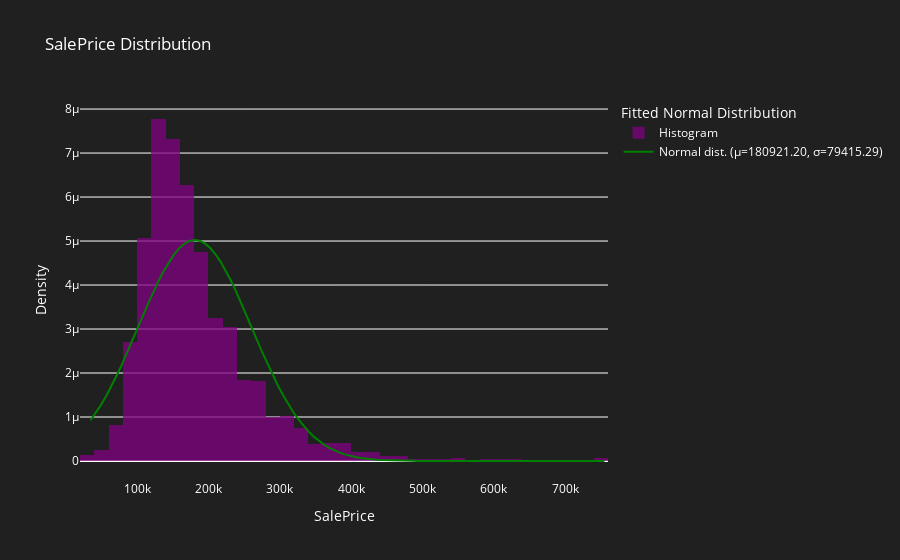
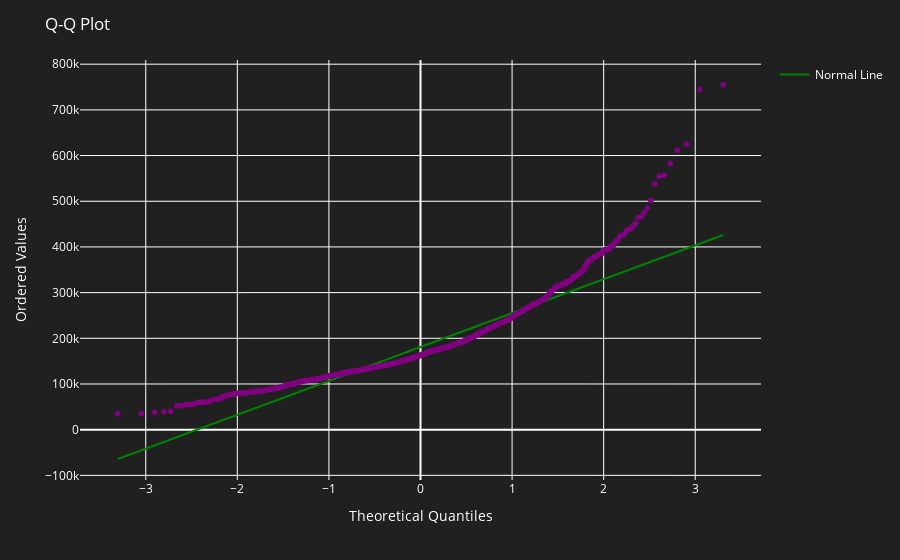

The code cell stored with these charts, in order, in its notebook:
### Code cell
qq_data = stats.probplot(df['SalePrice'], dist="norm")
qq_fig = px.scatter(x=qq_data[0][0], y=qq_data[0][1],labels={'x': 'Theoretical Quantiles', 'y': 'Ordered Values'}, color_discrete_sequence=["purple"])
qq_fig.update_layout(
    title="Q-Q Plot",
    plot_bgcolor='rgba(32, 32, 32, 1)',
    paper_bgcolor='rgba(32, 32, 32, 1)',
    font=dict(color='white')
    )

# Calculate the best fitting line
# y=ax + b
slope, intercept, r_value, p_value, std_err = stats.linregress(qq_data[0][0], qq_data[0][1])

line_x = np.array(qq_data[0][0])
line_y =  slope * line_x + intercept

line_data = go.Scatter(x=line_x, y=line_y, mode="lines", name="Normal Line", line=dict(color="green"))

# Update Q-Q Plot

qq_fig.add_trace(line_data)
fig.show()
qq_fig.show()
qq_data

### Figure 1 — Plotly figure (JSON) as saved in the notebook; plotly's stock layout.template omitted (floating-point values rounded to 4 significant figures; data arrays with more than 128 entries replaced by an {"elided": "..."} marker saying what was removed)
{"data": [{"histnorm": "probability density", "marker": {"color": "purple"}, "name": "Histogram", "nbinsx": 50, "opacity": 0.75, "type": "histogram", "x": {"elided": "1460 int values"}}, {"line": {"color": "green"}, "mode": "lines", "name": "Normal dist. (μ=180921.20, σ=79415.29)", "type": "scatter", "x": [34900, 42170.0, 49450.0, 56720.0, 63990.0, 71270.0, 78540.0, 85820.0, 93090.0, 100400.0, 107600.0, 114900.0, 122200.0, 129500.0, 136700.0, 144000.0, 151300.0, 158600.0, 165800.0, 173100.0, 180400.0, 187600.0, 194900.0, 202200.0, 209500.0, 216700.0, 224000.0, 231300.0, 238600.0, 245800.0, 253100.0, 260400.0, 267700.0, 274900.0, 282200.0, 289500.0, 296800.0, 304000.0, 311300.0, 318600.0, 325800.0, 333100.0, 340400.0, 347700.0, 354900.0, 362200.0, 369500.0, 376800.0, 384000.0, 391300.0, 398600.0, 405900.0, 413100.0, 420400.0, 427700.0, 435000.0, 442200.0, 449500.0, 456800.0, 464100.0, 471300.0, 478600.0, 485900.0, 493100.0, 500400.0, 507700.0, 515000.0, 522200.0, 529500.0, 536800.0, 544100.0, 551300.0, 558600.0, 565900.0, 573200.0, 580400.0, 587700.0, 595000.0, 602300.0, 609500.0, 616800.0, 624100.0, 631300.0, 638600.0, 645900.0, 653200.0, 660400.0, 667700.0, 675000.0, 682300.0, 689500.0, 696800.0, 704100.0, 711400.0, 718600.0, 725900.0, 733200.0, 740500.0, 747700.0, 755000], "y": [9.265e-07, 1.092e-06, 1.276e-06, 1.479e-06, 1.699e-06, 1.937e-06, 2.188e-06, 2.452e-06, 2.725e-06, 3.003e-06, 3.282e-06, 3.556e-06, 3.821e-06, 4.072e-06, 4.303e-06, 4.509e-06, 4.685e-06, 4.828e-06, 4.934e-06, 4.999e-06, 5.023e-06, 5.006e-06, 4.946e-06, 4.846e-06, 4.709e-06, 4.538e-06, 4.336e-06, 4.108e-06, 3.86e-06, 3.597e-06, 3.323e-06, 3.045e-06, 2.767e-06, 2.493e-06, 2.227e-06, 1.973e-06, 1.734e-06, 1.511e-06, 1.305e-06, 1.118e-06, 9.502e-07, 8.006e-07, 6.689e-07, 5.542e-07, 4.553e-07, 3.71e-07, 2.997e-07, 2.401e-07, 1.908e-07, 1.503e-07, 1.174e-07, 9.097e-08, 6.989e-08, 5.324e-08, 4.022e-08, 3.014e-08, 2.239e-08, 1.649e-08, 1.205e-08, 8.729e-09, 6.271e-09, 4.467e-09, 3.156e-09, 2.211e-09, 1.536e-09, 1.058e-09, 7.228e-10, 4.896e-10, 3.289e-10, 2.191e-10, 1.447e-10, 9.482e-11, 6.159e-11, 3.968e-11, 2.534e-11, 1.605e-11, 1.009e-11, 6.282e-12, 3.881e-12, 2.377e-12, 1.444e-12, 8.697e-13, 5.195e-13, 3.077e-13, 1.808e-13, 1.053e-13, 6.082e-14, 3.484e-14, 1.979e-14, 1.114e-14, 6.225e-15, 3.448e-15, 1.894e-15, 1.032e-15, 5.572e-16, 2.984e-16, 1.585e-16, 8.348e-17, 4.36e-17, 2.258e-17]}], "layout": {"font": {"color": "white"}, "legend": {"title": {"text": "Fitted Normal Distribution"}}, "paper_bgcolor": "rgba(32, 32, 32, 1)", "plot_bgcolor": "rgba(32, 32, 32, 1)", "title": {"text": "SalePrice Distribution"}, "xaxis": {"title": {"text": "SalePrice"}}, "yaxis": {"title": {"text": "Density"}}}}

### Figure 2 — Plotly figure (JSON) as saved in the notebook; plotly's stock layout.template omitted (floating-point values rounded to 4 significant figures; data arrays with more than 128 entries replaced by an {"elided": "..."} marker saying what was removed)
{"data": [{"hovertemplate": "Theoretical Quantiles=%{x}<br>Ordered Values=%{y}<extra></extra>", "legendgroup": "", "marker": {"color": "purple", "symbol": "circle"}, "mode": "markers", "name": "", "showlegend": false, "type": "scattergl", "x": {"elided": "1460 float values"}, "xaxis": "x", "y": {"elided": "1460 int values"}, "yaxis": "y"}, {"line": {"color": "green"}, "mode": "lines", "name": "Normal Line", "type": "scatter", "x": {"elided": "1460 float values"}, "y": {"elided": "1460 float values"}}], "layout": {"font": {"color": "white"}, "legend": {"tracegroupgap": 0}, "margin": {"t": 60}, "paper_bgcolor": "rgba(32, 32, 32, 1)", "plot_bgcolor": "rgba(32, 32, 32, 1)", "title": {"text": "Q-Q Plot"}, "xaxis": {"anchor": "y", "domain": [0, 1], "title": {"text": "Theoretical Quantiles"}}, "yaxis": {"anchor": "x", "domain": [0, 1], "title": {"text": "Ordered Values"}}}}
